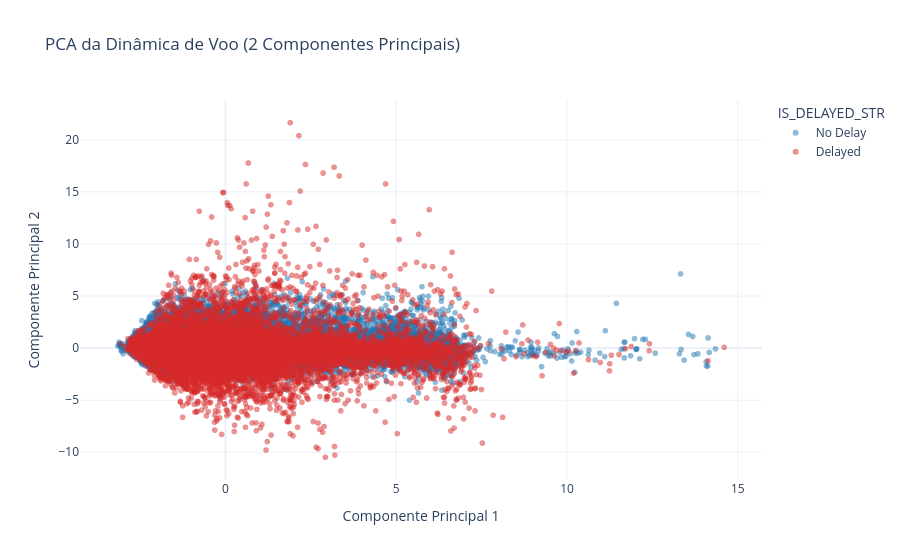

Notebook source saved alongside this figure:
### Markdown cell above
Visualizando o espaço bidimensional reduzido para identificar se voos com atraso se concentram em alguma região específica.

### Code cell
# 4. Visualização
# Como a amostra pode ser grande, podemos usar scattergl ou apenas scatter com opacidade
fig_pca = px.scatter(
    df_pca_sample,
    x='PCA1',
    y='PCA2',
    color='IS_DELAYED_STR',
    title='PCA da Dinâmica de Voo (2 Componentes Principais)',
    labels={'PCA1': 'Componente Principal 1', 'PCA2': 'Componente Principal 2'},
    opacity=0.5,
    color_discrete_map={'No Delay': '#1f77b4', 'Delayed': '#d62728'},
    template='plotly_white',
    render_mode='webgl'  # Melhor performance para muitos pontos
)

fig_pca.show()

### Figure 1 — Plotly figure (JSON) as saved in the notebook; plotly's stock layout.template omitted (floating-point values rounded to 4 significant figures; data arrays with more than 128 entries replaced by an {"elided": "..."} marker saying what was removed)
{"data": [{"hovertemplate": "IS_DELAYED_STR=No Delay<br>Componente Principal 1=%{x}<br>Componente Principal 2=%{y}<extra></extra>", "legendgroup": "No Delay", "marker": {"color": "#1f77b4", "opacity": 0.5, "symbol": "circle"}, "mode": "markers", "name": "No Delay", "showlegend": true, "type": "scattergl", "x": {"elided": "81554 float values"}, "xaxis": "x", "y": {"elided": "81554 float values"}, "yaxis": "y"}, {"hovertemplate": "IS_DELAYED_STR=Delayed<br>Componente Principal 1=%{x}<br>Componente Principal 2=%{y}<extra></extra>", "legendgroup": "Delayed", "marker": {"color": "#d62728", "opacity": 0.5, "symbol": "circle"}, "mode": "markers", "name": "Delayed", "showlegend": true, "type": "scattergl", "x": {"elided": "18446 float values"}, "xaxis": "x", "y": {"elided": "18446 float values"}, "yaxis": "y"}], "layout": {"legend": {"title": {"text": "IS_DELAYED_STR"}, "tracegroupgap": 0}, "title": {"text": "PCA da Dinâmica de Voo (2 Componentes Principais)"}, "xaxis": {"anchor": "y", "domain": [0, 1], "title": {"text": "Componente Principal 1"}}, "yaxis": {"anchor": "x", "domain": [0, 1], "title": {"text": "Componente Principal 2"}}}}
